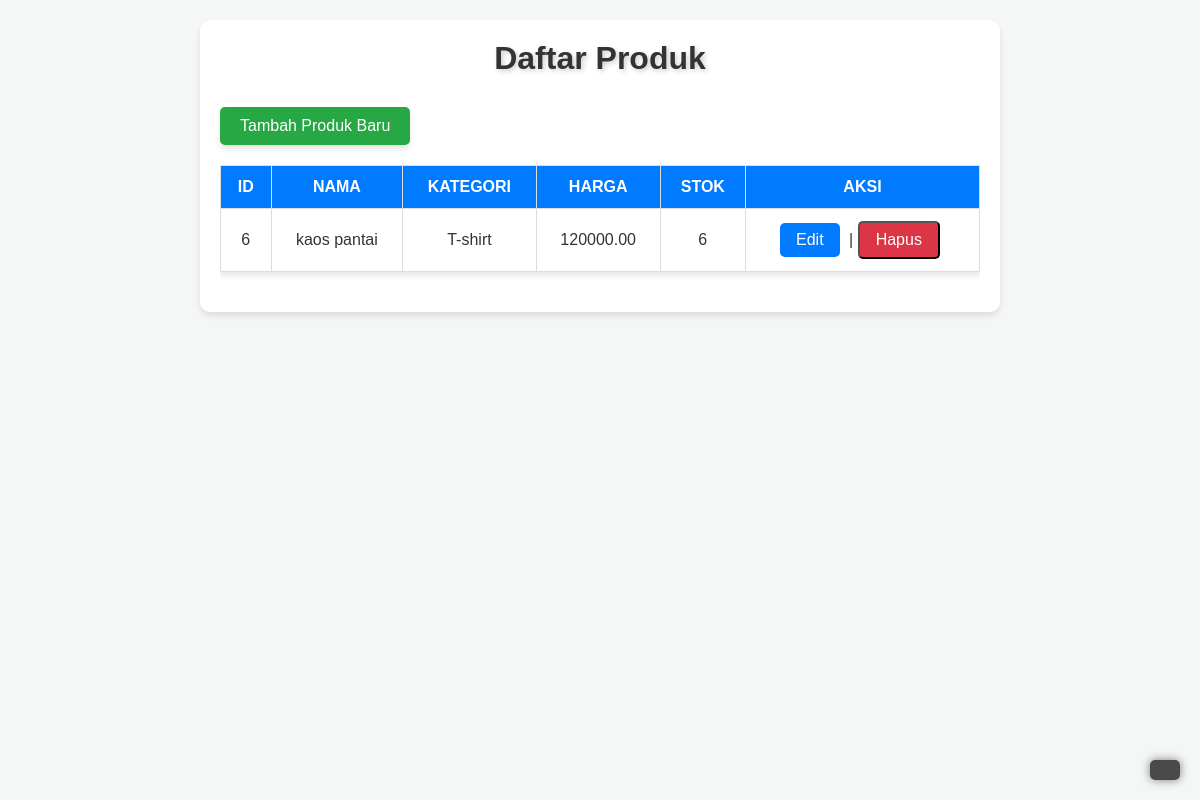
Before: / with the older database file.
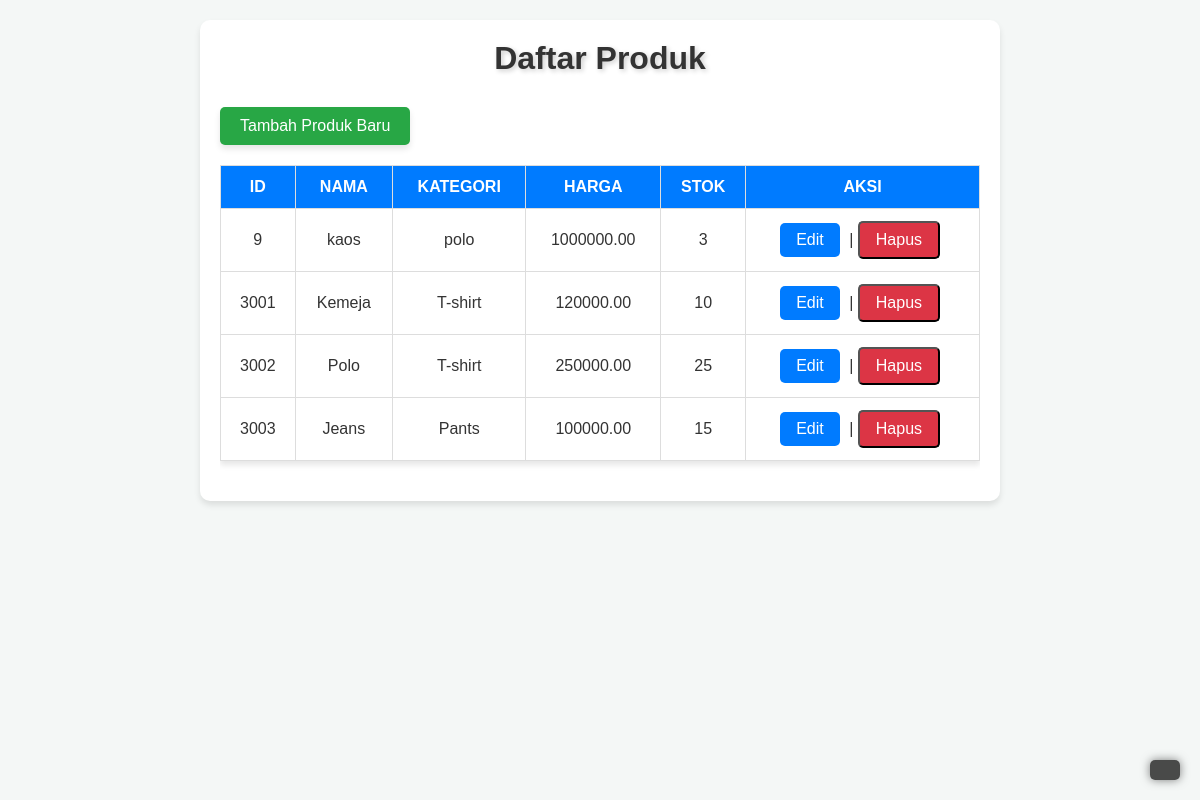
After: the same page with the newer database file.
### tables this page shows
CREATE TABLE `produk` (
  `id` int(11) NOT NULL,
  `nama` varchar(255) NOT NULL,
  `kategori` varchar(100) NOT NULL,
  `harga` decimal(10,2) NOT NULL,
  `stok` int(11) NOT NULL
);

### index.php (the view, shortened to what this page needs)
<?php
include 'config.php';
$sql = "SELECT * FROM produk";
$result = $koneksi->query($sql);
?>
<!DOCTYPE html>
<html lang="id">
<head>
    <link rel="stylesheet" href="style.css">
</head>
<body>
    <div class="container">
        <h1>Daftar Produk</h1>
        <a href="create.php" class="btn-tambah">Tambah Produk Baru</a>
        <div class="table-container">
            <?php if ($result->num_rows > 0): ?>
                <table>
                    <tr>
                        <th>ID</th>
                        <th>Nama</th>
                        <th>Kategori</th>
                        <th>Harga</th>
                        <th>Stok</th>
                        <th>Aksi</th>
                    </tr>
                    <?php while($row = $result->fetch_assoc()): ?>
                        <tr>
                            <td><?php echo $row["id"]; ?></td>
                            <td><?php echo $row["nama"]; ?></td>
                            <td><?php echo $row["kategori"]; ?></td>
                            <td><?php echo $row["harga"]; ?></td>
                            <td><?php echo $row["stok"]; ?></td>
                            <td>
                                <a href="edit.php?id=<?php echo $row["id"]; ?>" class="btn-edit">Edit</a> |
                                <button class="btn-hapus delete-btn" data-id="<?php echo $row['id']; ?>">Hapus</button>
                            </td>
                        </tr>
                    <?php endwhile; ?>
                </table>
            <?php else: ?>
                <p>Tidak ada produk yang tersedia.</p>
            <?php endif; ?>
        </div>
    </div>
    <div id="clock"></div>
</body>
</html>

### style.css (style rules this page uses)
* { margin: 0; padding: 0; box-sizing: border-box; }
body { font-family: 'Arial', sans-serif; background-color: #f4f7f6; color: #333; padding: 20px; }
.container { max-width: 1200px; margin: 0 auto; padding: 20px; background-color: white; border-radius: 10px; box-shadow: 0px 4px 6px rgba(0, 0, 0, 0.1); animation: fadeIn 2s ease; }
h1 { color: #333; text-align: center; margin-bottom: 30px; font-size: 32px; text-shadow: 2px 2px 5px rgba(0, 0, 0, 0.2); }
.btn-tambah { display: inline-block; padding: 10px 20px; background-color: #28a745; color: white; text-decoration: none; font-size: 16px; border-radius: 5px; box-shadow: 0px 4px 6px rgba(0, 0, 0, 0.1); margin-bottom: 20px; }
.table-container { overflow-x: auto; }
table { width: 100%; border-collapse: collapse; margin-bottom: 20px; box-shadow: 0px 4px 6px rgba(0, 0, 0, 0.1); }
table th, table td { padding: 12px; text-align: center; border: 1px solid #ddd; }
table th { background-color: #007bff; color: white; text-transform: uppercase; }
table td a { text-decoration: none; color: #007bff; }
#clock { position: fixed; bottom: 20px; right: 20px; font-size: 18px; padding: 10px 15px; background-color: rgba(0, 0, 0, 0.7); color: white; border-radius: 5px; box-shadow: 0px 0px 10px rgba(0, 0, 0, 0.5); font-family: 'Arial', sans-serif; }
.container { max-width: 800px; margin: 0 auto; padding: 20px; background-color: white; border-radius: 10px; box-shadow: 0px 4px 6px rgba(0, 0, 0, 0.1); animation: fadeIn 2s ease; }
.btn-edit, .btn-hapus { display: inline-block; padding: 8px 16px; text-decoration: none; color: white; font-size: 16px; border-radius: 5px; margin-right: 5px; }
.btn-edit { background-color: #007bff; }
.btn-hapus { background-color: #dc3545; cursor: pointer; }

Changed rows visible on the page:
removed produk: id "6", nama "kaos pantai", kategori "T-shirt", harga "120000.00", stok "6"
added produk: id "9", nama "kaos", kategori "polo", harga "1000000.00", stok "3"
added produk: id "3001", nama "Kemeja", kategori "T-shirt", harga "120000.00", stok "10"
added produk: id "3002", nama "Polo", kategori "T-shirt", harga "250000.00", stok "25"
added produk: id "3003", nama "Jeans", kategori "Pants", harga "100000.00", stok "15"
